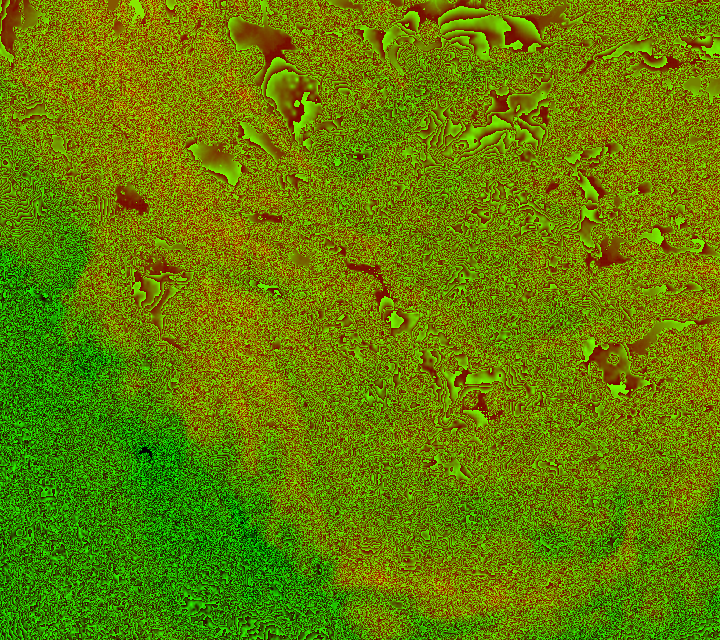
#> input picture gobierno/maquetas/mapa-comun/grecia-alturas.png, 720 x 640 px
$ python generar-rutas.py
#> lines starting #> are read from the running program, lines starting #| are printed output that depends on the picture; after the words box and inside, x2 and y2 are one past the last pixel; in counts of white or black regions, pixels touching at a corner belong together
#!/usr/bin/env python3
"""AQVILA · AM1 — genera rutas.js: rutas de barcos por mar abierto entre los puertos de las polis.
Lee grecia-alturas.png, busca el camino más corto por el mar (A*; las casillas pegadas a la costa cuestan más) y lo simplifica.
Uso: python3 -I gobierno/maquetas/mapa-comun/generar-rutas.py"""
import heapq, json, math, os
import numpy as np
from PIL import Image
AQUI = os.path.dirname(os.path.abspath(__file__))
X0, X1, Y0, Y1 = 19.3, 28.3, 34.7, 41.0
a = np.asarray(Image.open(os.path.join(AQUI, 'grecia-alturas.png')).convert('RGB')).astype(np.int32)
alt = (a[..., 0] * 256 + a[..., 1]) / 6.0 - 5000
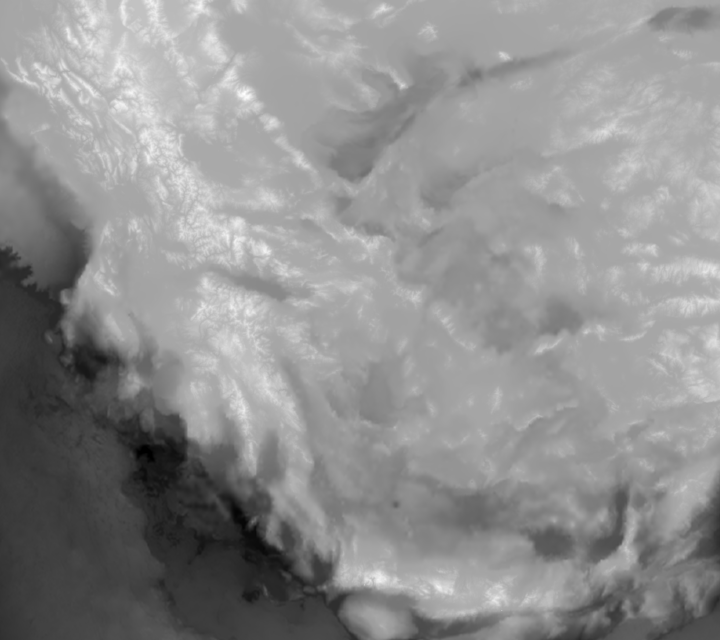
#> alt: shape (640, 720) float64; min -5000, max 2674.3, mean -694.5; drawn with min black and max white
NZ, NX = alt.shape
#> NZ = 640; NX = 720
mar = alt < -1
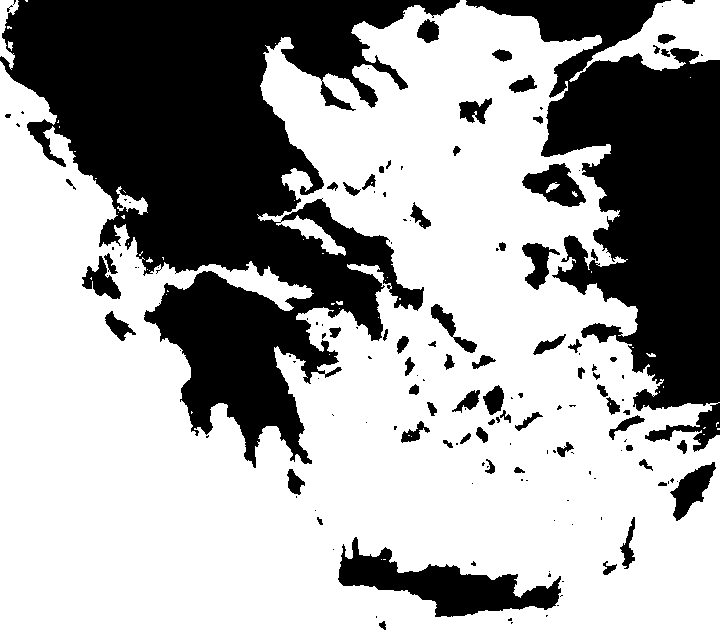
#> mar: shape (640, 720) bool; 64.4% white; 154 black regions (84 under 20 px), largest, box (x1, y1, x2, y2) and area: (0, 0, 460, 468) 94586, (466, 0, 720, 452) 50033, (338, 537, 561, 617) 6978
# distancia a tierra (en casillas, hasta 6) por ensanchado sucesivo
d = np.where(mar, 99, 0)
for k in range(1, 7):
    t = d.copy()
    for dy, dx in ((0, 1), (0, -1), (1, 0), (-1, 0)):
        t = np.minimum(t, np.roll(d, (dy, dx), (0, 1)) + 1)
    d = t
#> this loop made 6 passes
#> pass 1, `d = t`:
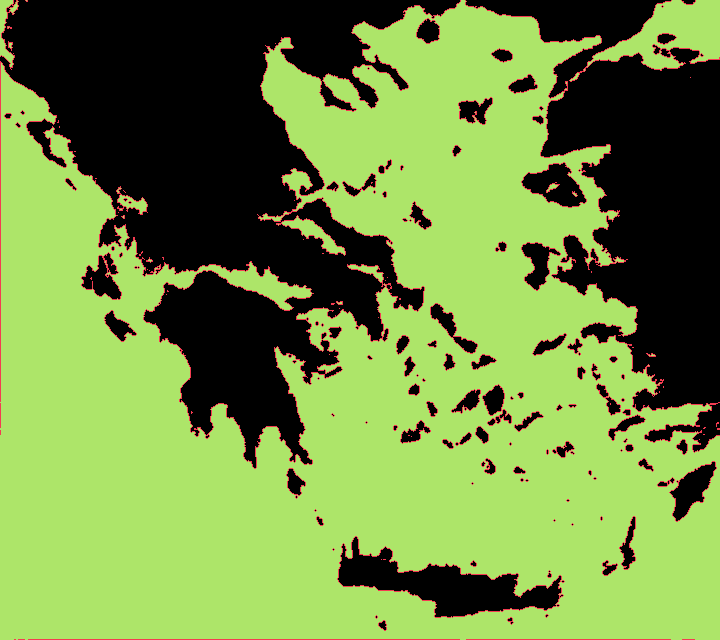
#> d: shape (640, 720) int64; 3 distinct labels, from 0 to 99; one colour per label, 0 black
#> pass 2, `d = t`:
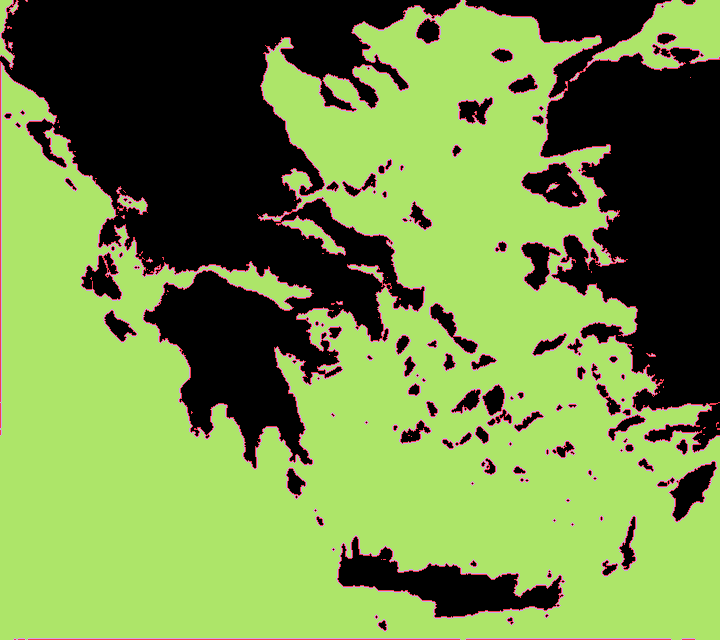
#> d: shape (640, 720) int64; 4 distinct labels, from 0 to 99; one colour per label, 0 black
#> pass 3, `d = t`:
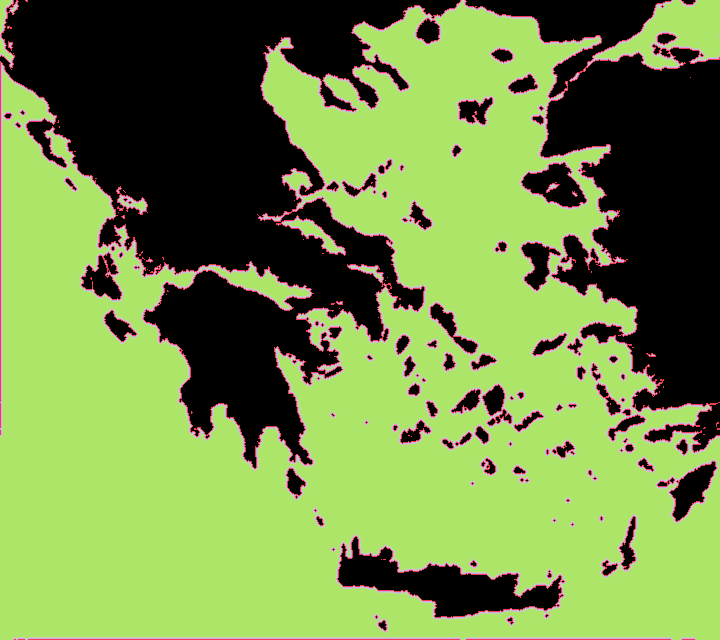
#> d: shape (640, 720) int64; 5 distinct labels, from 0 to 99; one colour per label, 0 black
#> after the loop:
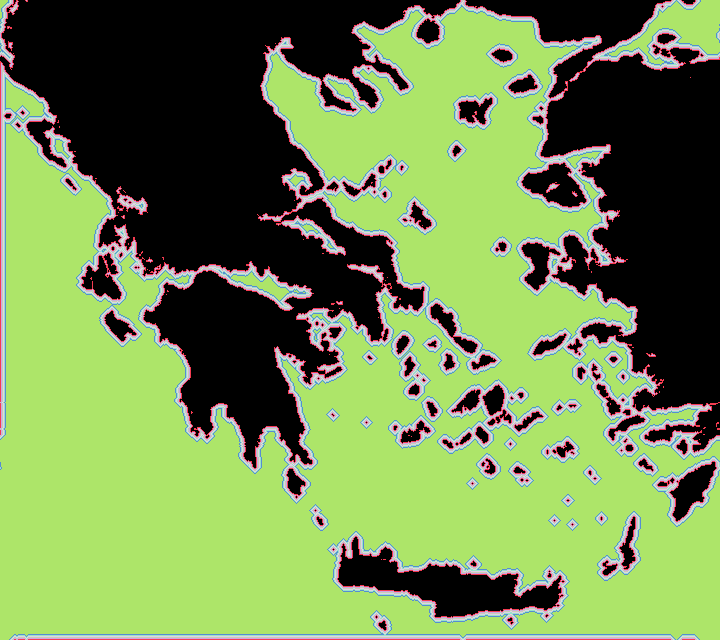
#> d: shape (640, 720) int64; 8 distinct labels, from 0 to 99; one colour per label, 0 black
coste = np.where(mar, 1 + np.clip(4 - d, 0, 4) * 2.5, 1e9)
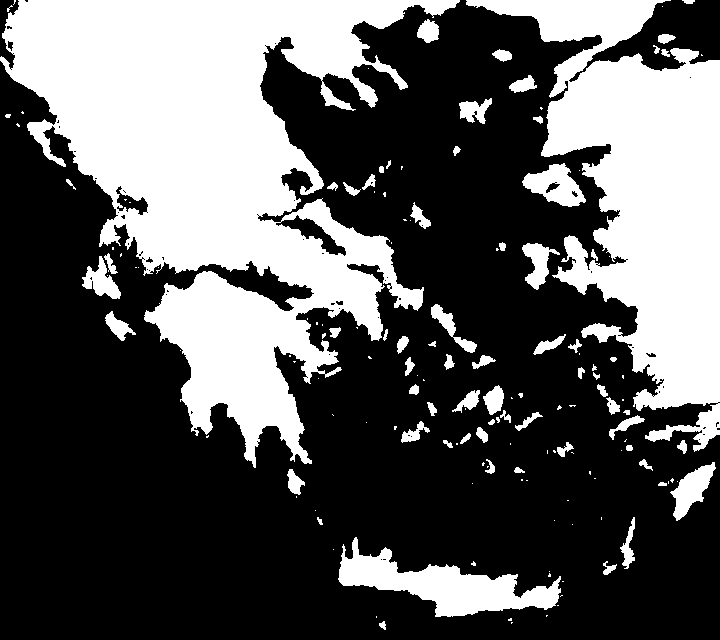
#> coste: shape (640, 720) float64; min 1, max 1e+09, mean 356043837.8; drawn with min black and max white
def celda(lon, lat): return (min(NZ - 1, max(0, int((Y1 - lat) / (Y1 - Y0) * NZ))), min(NX - 1, max(0, int((lon - X0) / (X1 - X0) * NX))))
def lonlat(j, i): return [round(X0 + (i + .5) * (X1 - X0) / NX, 3), round(Y1 - (j + .5) * (Y1 - Y0) / NZ, 3)]
def al_mar(c):
#> called with c = (312, 344)
    j0, i0 = c; mejor = None
#> after `j0, i0 = c`: j0 = 312; i0 = 344
    for r in range(0, 30):
        for j in range(max(0, j0 - r), min(NZ, j0 + r + 1)):
            for i in range(max(0, i0 - r), min(NX, i0 + r + 1)):
                if mar[j, i] and d[j, i] >= 1:
                    q = (j - j0) ** 2 + (i - i0) ** 2
                    if mejor is None or q < mejor[0]: mejor = (q, (j, i))
        if mejor: return mejor[1]
#> after the loop, mejor = (0, (312, 344))
#> after the loop, mejor = (0, (355, 631))
def camino(p, q):
    s, g = al_mar(celda(*p)), al_mar(celda(*q)); abiertos = [(0, s)]; costo = {s: 0}; viene = {}
    while abiertos:
        _, c = heapq.heappop(abiertos)
        if c == g: break
        for dj in (-1, 0, 1):
            for di in (-1, 0, 1):
                n = (c[0] + dj, c[1] + di)
                if (dj or di) and 0 <= n[0] < NZ and 0 <= n[1] < NX and mar[n]:
                    if dj and di and not (mar[c[0] + dj, c[1]] and mar[c[0], c[1] + di]): continue
                    v = costo[c] + coste[n] * math.hypot(dj, di)
                    if v < costo.get(n, 1e18):
                        costo[n] = v; viene[n] = c; heapq.heappush(abiertos, (v + math.hypot(n[0] - g[0], n[1] - g[1]), n))
#> after the loop, costo = 15008 items; viene = 15007 items
    r = [g]
    while r[-1] != s: r.append(viene[r[-1]])
#> after the loop, r = 295 pairs, first value 312 to 358, second value 343 to 631
    r.reverse()
    # simplificar: quitar puntos mientras el tramo recto siga en mar con holgura
    def libre(u, v):
        m = int(max(abs(u[0] - v[0]), abs(u[1] - v[1]))) + 1
        return all(d[round(u[0] + (v[0] - u[0]) * t / m), round(u[1] + (v[1] - u[1]) * t / m)] >= 2 for t in range(1, m))
    out = [r[0]]; k = 0
#> after `out = [r[0]]`: out = [(312, 344)]
    while k < len(r) - 1:
        m = min(len(r) - 1, k + 60)
        while m > k + 1 and not libre(r[k], r[m]): m -= 1
        out.append(r[m]); k = m
#> this loop made 11 passes
#> k on passes 1 to 11: 20, 37, 66, 80, 126, 140, 148, 208, 268, 279, 294
#> after the loop, out = [(312, 344), (332, 357), (344, 374), (357, 403), (353, 417), (352, 463), (356, 477), (351, 485), (358, 545), (358, 605), (353, 616), (355, 631)]
    return [lonlat(*c) for c in out]
P = {'pireo': (23.60, 37.92), 'lequeo': (22.88, 37.96), 'cencreas': (23.01, 37.87), 'nisea': (23.37, 37.96), 'calcis': (23.63, 38.43), 'mileto': (27.20, 37.50),
     'giteo': (22.58, 36.74), 'nauplia': (22.81, 37.54), 'occidente': (19.5, 38.3), 'creta': (23.4, 34.8), 'helesponto': (26.15, 40.0), 'chipre': (28.2, 35.2), 'tasos': (24.6, 40.55)}
R = [('pireo', 'mileto', 'Atenas–Mileto'), ('pireo', 'calcis', 'Atenas–Calcis'), ('cencreas', 'pireo', 'Corinto–Atenas'), ('lequeo', 'occidente', 'Corinto–Occidente (Corcira, Siracusa)'),
     ('giteo', 'creta', 'Esparta–Creta'), ('nauplia', 'pireo', 'Argos–Atenas'), ('nisea', 'helesponto', 'Mégara–Helesponto (Bizancio)'), ('mileto', 'chipre', 'Mileto–Levante'),
     ('calcis', 'tasos', 'Calcis–Tracia'), ('giteo', 'occidente', 'Esparta–Tarento')]
rutas = [{'n': n, 'de': u, 'a': v, 'l': camino(P[u], P[v])} for u, v, n in R]
#> the loop in camino (call 2), `while abiertos:` made 30155 passes
#> c on passes 1 to 3: (312, 344), (313, 343), (312, 343)
#> the loop in camino (call 2), `while r[-1] != s: r.append(viene[r[-1]])` made 149 passes
#> the loop in camino (call 2), `while k < len(r) - 1:` made 15 passes
#> k on passes 1 to 6: 20, 37, 50, 63, 105, 106
open(os.path.join(AQUI, 'rutas.js'), 'w').write('/* AQVILA · AM1 — rutas de barcos por el mar (lon, lat). Generado con generar-rutas.py a partir de grecia-alturas.png. */\nexport default ' + json.dumps(rutas, ensure_ascii=False, separators=(',', ':')) + ';\n')
for r in rutas: print(r['n'], len(r['l']))
#> this loop made 10 passes
#| Atenas–Mileto 12
#| Atenas–Calcis 16
#| Corinto–Atenas 4
#| Corinto–Occidente (Corcira, Siracusa) 8
#| Esparta–Creta 6
#| Argos–Atenas 6
#| Mégara–Helesponto (Bizancio) 10
#| Mileto–Levante 9
#> (further printed lines are left out)
